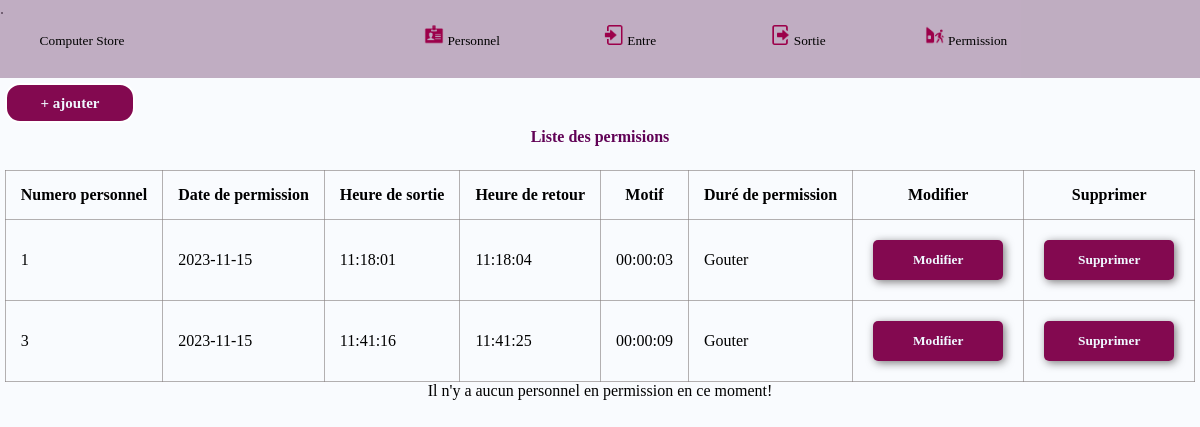
Page /permission.php on the committed database.
### tables this page shows
CREATE TABLE IF NOT EXISTS `permission` (
  `id_permission` int NOT NULL AUTO_INCREMENT,
  `numero_personnel` int NOT NULL,
  `date_permission` date NOT NULL,
  `heure_sortie` time DEFAULT NULL,
  `heure_retour` time DEFAULT NULL,
  `motif` varchar(255) DEFAULT NULL,
  PRIMARY KEY (`id_permission`,`numero_personnel`)
);

### permission.php (the view, shortened to what this page needs)
<!DOCTYPE html>
<html lang="en">
<head>
    <link rel="stylesheet" href="permission.css">
</head>
<body>
        <nav>
            <ul>
                <li>
                    <a href="index.php">
                        <button class="btn" id="btn_logo">C<span class="logo">omputer</span> S<span class="logo">tore</span></button>
                    </a>
                </li>
                <li>
                    <a href="personnel.php">
                        <button class="btn" id="active_nav"><img src="image/personal.png" alt="image btn"> <span>Personnel</span></button>
                    </a>
                </li>
                <li>
                    <a href="entre.php">
                        <button class="btn"><img src="image/enter.png" alt="image btn"> <span>Entre</span></button>
                    </a>
                </li>
                <li>
                    <a href="sortie.php">
                        <button class="btn"><img src="image/logout.png" alt="image btn"> <span>Sortie</span></button>
                    </a>
                </li>
                <li>
                    <a href="permission.php">
                        <button class="btn"><img src="image/sort.png" alt="image btn"> <span>Permission</span></button>
                    </a>
                </li>
            </ul>
        </nav>
    <div class="div-top">
        <p>.</p>
    </div>
    <div class="conteneur">
        <span><a href="permission_ajout.php"><button class="boutton">+ ajouter</button></a></span>
    <center>
    <p class="titre">Liste des permisions</p>
                    <table>
                        <tr>
                            <th>Numero personnel</th>
                            <th>Date de permission</th>
                            <th>Heure de sortie</th>
                            <th>Heure de retour</th>
                            <th>Motif</th>
                            <th>Duré de permission</th>
                            <th>Modifier</th>
                            <th>Supprimer</th>
                        </tr>
            <?php
                include_once "bd.php" ;
                $req=mysqli_query($con,"SELECT id_permission,numero_personnel,date_permission, heure_sortie, heure_retour, motif ,TIMEDIFF(heure_retour, heure_sortie) AS dure_permission FROM permission WHERE heure_retour!='00:00:00' AND date_permission=CURRENT_DATE()");
                if(mysqli_num_rows($req)==0)
                {
                    $req_if=mysqli_query($con,"SELECT id_permission,numero_personnel,date_permission, heure_sortie, heure_retour, motif ,TIMEDIFF(heure_retour, heure_sortie) AS dure_permission FROM permission WHERE heure_retour!='00:00:00'");
                    if(mysqli_num_rows($req_if)==0)
                    {
                        echo "Il n'y a aucun permission";
                    }
                    else
                    {?>
                        <?php
                            while($rows = mysqli_fetch_assoc($req_if))
                            {
                                ?>
                                <tr>
                                    <td><?=$rows['numero_personnel']?></td>
                                    <td><?=$rows['date_permission']?></td>
                                    <td><?=$rows['heure_sortie']?></td>
                                    <td><?=$rows['heure_retour']?></td>
                                    <td><?=$rows['dure_permission']?></td>
                                    <td><?=$rows['motif']?></td>
                                    <td><a href="permission_modifier.php?id=<?=$rows['id_permission']?>"><input type="button" value="Modifier" class="tab_btn"></a></td>
                                    <td><a href="permission_supprimer.php?id=<?=$rows['id_permission']?>"><input type="button" value="Supprimer" class="tab_btn"></a></td>
                                </tr>
                                <?php
                            }
                    }
                }
            ?>
        </table>
            <?php
                include_once "bd.php" ;
                $req=mysqli_query($con,"SELECT * FROM permission WHERE heure_retour='00:00:00'");
                if(mysqli_num_rows($req)==0)
                {
                    echo "Il n'y a aucun personnel en permission en ce moment!";
                }
            ?>
    </div></center>
</body>
</html>

### permission.php (style rules this page uses)
.boutton { background-color: #80034cf8; width: 130px; height: 40px; margin: 5px; border: 2px solid #fff; font-weight: bolder; color: aliceblue; font-size: 15px; border-radius: 15px; }

### rows in the picture
permission: numero_personnel "1", date_permission "2023-11-15", heure_sortie "11:18:01", heure_retour "11:18:04", dure_permission "00:00:03", motif "Gouter"
permission: numero_personnel "3", date_permission "2023-11-15", heure_sortie "11:41:16", heure_retour "11:41:25", dure_permission "00:00:09", motif "Gouter"
